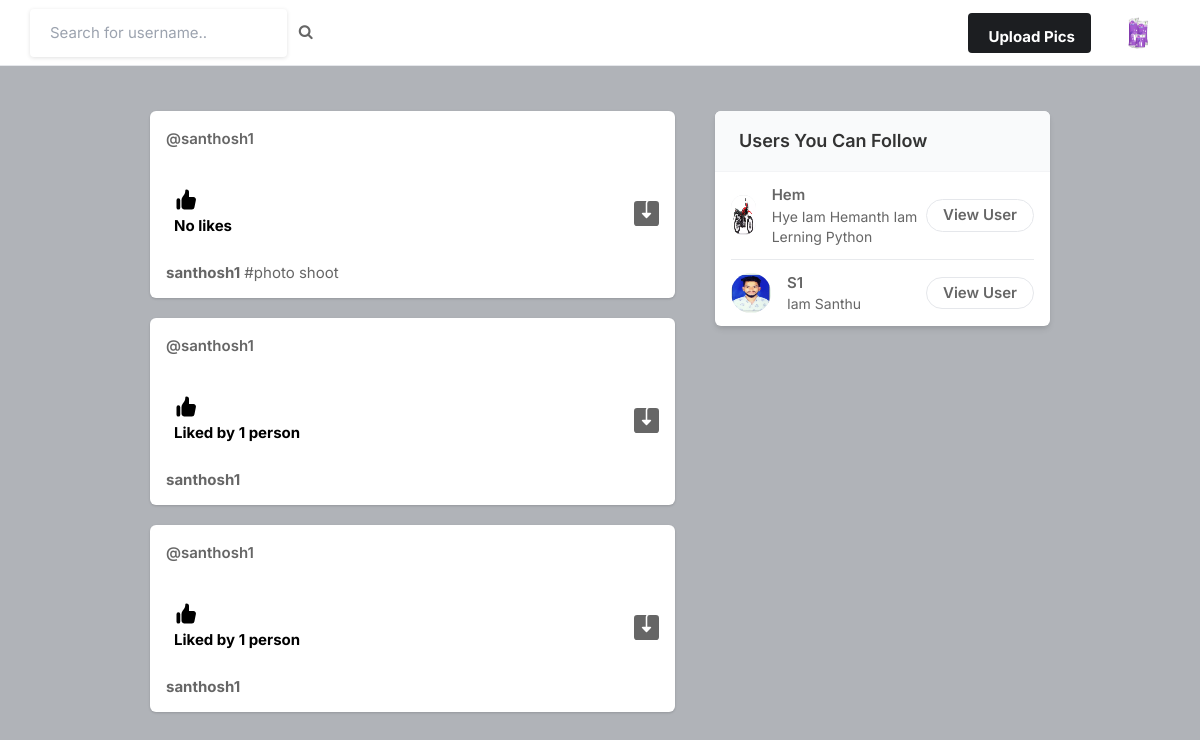
The page / (signed in) on the database its author committed.
### chat_app/models.py (models this page shows, shortened)
class Profile(models.Model):
    user = models.ForeignKey(User, on_delete=models.CASCADE)
    id_user = models.IntegerField()
    bio = models.TextField(blank=True)
    profileimg = models.ImageField(upload_to='profile_images', default='blank-profile-picture.png')
    location = models.CharField(max_length=100, blank=True)

class Post(models.Model):
    id = models.UUIDField(primary_key=True, default=uuid.uuid4)
    user = models.CharField(max_length=100)
    image = models.ImageField(upload_to='post_images')
    caption = models.TextField()
    created_at = models.DateTimeField(default=datetime.now)
    no_of_likes = models.IntegerField(default=0)

### chat_app/views.py (the view)
# urls.py: path('', views.index, name='index'),
@login_required(login_url='signin')
def index(request):
    user_object = User.objects.get(username=request.user.username)
    user_profile = Profile.objects.get(user=user_object)
    user_following_list = []
    feed = []
    user_following = FollowersCount.objects.filter(follower=request.user.username)
    for users in user_following:
        user_following_list.append(users.user)
    for usernames in user_following_list:
        feed_lists = Post.objects.filter(user=usernames)
        feed.append(feed_lists)
    feed_list = list(chain(*feed))
    all_users = User.objects.all()
    user_following_all = []
    for user in user_following:
        user_list = User.objects.get(username=user.user)
        user_following_all.append(user_list)
    new_suggestions_list = [x for x in list(all_users) if (x not in list(user_following_all))]
    current_user = User.objects.filter(username=request.user.username)
    final_suggestions_list = [x for x in list(new_suggestions_list) if (x not in list(current_user))]
    random.shuffle(final_suggestions_list)
    username_profile = []
    username_profile_list = []
    for users in final_suggestions_list:
        username_profile.append(users.id)
    for ids in username_profile:
        profile_lists = Profile.objects.filter(id_user=ids)
        username_profile_list.append(profile_lists)
    suggestions_username_profile_list = list(chain(*username_profile_list))
    return render(request, 'index.html', {'user_profile': user_profile, 'posts': feed_list,
                                          'suggestions_username_profile_list': suggestions_username_profile_list[:4]})

### templates/index.html (shortened to what this page needs)
{% load static %}
<!DOCTYPE html>
<html lang="en">
<head>
    <link rel="stylesheet" href="{% static 'assets/css/icons.css' %}">
    <link rel="stylesheet" href="{% static 'assets/css/uikit.css' %}">
    <link rel="stylesheet" href="{% static 'assets/css/style.css' %}">
    <link rel="stylesheet" href="{% static 'assets/css/tailwind.css' %}">
    <link rel="stylesheet" href="https://cdnjs.cloudflare.com/ajax/libs/font-awesome/4.7.0/css/font-awesome.min.css">
</head>
<body>
            <header>
                <div class="header_inner">
                    <form action="/search" method="POST">
                    <div class="left-side">
                            <input type="text" name="username" placeholder="Search for username..">&nbsp; &nbsp;
                            <button type="submit"><i class="fa fa-search fa-1x"></i></button>
                    </div>
                    </form>
                    <div class="right-side lg:pr-4">
                        <a href="#"
                            class="bg-pink-500 flex font-bold hidden hover:bg-pink-600 hover:text-white inline-block items-center lg:block max-h-10 mr-4 px-4 py-2 rounded shado text-white">
                              Upload Pics
                        </a>
                        <a href="#">
                            <img src="{{user_profile.profileimg.url}}" class="header-avatar" alt="">
                        </a>
                    </div>
                </div>
            </header>
            <div class="container m-auto">
                <div class="lg:flex justify-center lg:space-x-10 lg:space-y-0 space-y-5">
                    <div class="space-y-5 flex-shrink-0 lg:w-7/12">
                        {% for post in posts reversed %}
                        <div class="bg-white shadow rounded-md  -mx-2 lg:mx-0">
                            <div class="flex justify-between items-center px-4 py-3">
                                <div class="flex flex-1 items-center space-x-4">
                                    <span class="block font-semibold "><a href="/profile/{{post.user}}">@{{post.user}}</a></span>
                                </div>
                              <div>
                                <a href="#"> <i class="icon-feather-more-horizontal text-2xl hover:bg-gray-200 rounded-full p-2 transition -mr-1 "></i> </a>
                              </div>
                            </div>
                            <div class="py-3 px-4 space-y-3">
                                <div class="flex space-x-4 lg:font-bold">
                                    <a href="/like-post?post_id={{post.id}}" class="flex items-center space-x-2">
                                        <div class="p-2 rounded-full text-black">
                                            {% if post.no_of_likes == 0 %}
                                            <p>No likes</p>
                                            {% elif post.no_of_likes == 1 %}
                                            <p>Liked by {{post.no_of_likes}} person</p>
                                            {% else %}
                                            <p>Liked by {{post.no_of_likes}} people</p>
                                            {% endif %}
                                        </div>
                                    </a>
                                    <a href="{{post.image.url}}" class="flex items-center space-x-2 flex-1 justify-end" download>
                                    </a>
                                </div>
                                <p>
                                    <a href="/profile/{{post.user}}"><strong>{{post.user}}</strong></a> {{post.caption}}
                                </p>
                            </div>
                        </div>
                        {% endfor %}
                    </div>
                    <div class="lg:w-5/12">
                        <div class="bg-white  shadow-md rounded-md overflow-hidden">
                            <div class="bg-gray-50  border-b border-gray-100 flex items-baseline justify-between py-4 px-6 ">
                                <h2 class="font-semibold text-lg">Users You Can Follow</h2>
                            </div>
                            <div class="divide-gray-300 divide-gray-50 divide-opacity-50 divide-y px-4 ">
                                {% for suggestion in suggestions_username_profile_list %}
                                <div class="flex items-center justify-between py-3">
                                    <div class="flex flex-1 items-center space-x-4">
                                        <a href="/profile/{{suggestion.user}}">
                                            <img src="{{suggestion.profileimg.url}}" class="bg-gray-200 rounded-full w-10 h-10">
                                        </a>
                                        <div class="flex flex-col">
                                            <span class="block capitalize font-semibold"> {{suggestion.user}} </span>
                                            <span class="block capitalize text-sm"> {{suggestion.bio}} </span>
                                        </div>
                                    </div>
                                    <a href="/profile/{{suggestion.user}}" class="border border-gray-200 font-semibold px-4 py-1 rounded-full hover:bg-pink-600 hover:text-white hover:border-pink-600 "> View User </a>
                                </div>
                                {% endfor %}
                            </div>
                        </div>
                    </div>
                </div>
            </div>
</body>
</html>

### static/assets/css/style.css (style rules this page uses)
body { background-color: #B0B3B8!important; }
button { vertical-align: middle; }
input { height: 48px; line-height: 48px; padding: 0 20px; outline: none; font-size: 15px; color: #808080; max-width: 100%; width: 100%; -webkit-box-sizing: border-box; box-sizing: border-box; display: block; font-weight: 400; opacity: 1; border-radius: 4px; border: none; -webkit-box-shadow: 0 1px 4px 0px rgba(0, 0, 0, 0.12); box-shadow: 0 1px 4px 0px rgba(0, 0, 0, 0.12); }
input[type="text"], input[type="password"], input[type="email"], input[type="number"] { height: 48px; line-height: 48px; padding: 0 20px; outline: none; font-size: 15px; color: #808080; max-width: 100%; width: 100%; -webkit-box-sizing: border-box; box-sizing: border-box; display: block; font-weight: 400; opacity: 1; border-radius: 4px; border: none; -webkit-box-shadow: 0 1px 4px 0px rgba(0, 0, 0, 0.12); box-shadow: 0 1px 4px 0px rgba(0, 0, 0, 0.12); }
input { -webkit-transition: all 0.1s ease-in-out; transition: all 0.1s ease-in-out; }
::placeholder { color: #808080; opacity: 1; }
button { border: none; margin: 0; padding: 0; width: auto; overflow: visible; background: transparent; color: inherit; font: inherit; line-height: normal; cursor: pointer; }
a { color: #be185d; -webkit-transition: 0.3s; transition: 0.3s; outline: none !important; }
button { outline: none !important; }
img { max-width: 100%; }
body { color: #666; font-size: 15px; line-height: 27px; background-color: #f0f2f5; font-family: "Inter", sans-serif; text-transform: none; }
body p { font-size: 15px; line-height: 27px; }
h1, h2, h3, h4, h5, h6 { font-family: "Inter", sans-serif; text-transform: none; }
input[type="text"], input[type="password"], input[type="email"] { font-family: "Inter", sans-serif; text-transform: none; }
button, body .pac-container { font-family: "Inter", sans-serif; text-transform: none; }
h1, h2, h3, h4, h5, h6 { color: #333; font-weight: 500; margin: 0; padding: 0; }
h2 { font-size: 26px; }
b, strong { font-weight: 700 !important; }
@media (min-width: 1024px) { .container { max-width: 900px !important; padding-top: 45px; } }
header { background-color: #fff; left: 0; right: 0; top: 0; z-index: 99; height: 66px; display: -webkit-box; display: -ms-flexbox; display: flex; -webkit-box-align: center; -ms-flex-align: center; align-items: center; border-bottom: 1px solid #e5e7eb; }
header .header_inner { display: -webkit-box; display: -ms-flexbox; display: flex; -webkit-box-align: center; -ms-flex-align: center; align-items: center; max-width: 1090px; margin: auto; width: 100%; max-width: 100% !important; padding: 0 30px; }
header .header_inner .left-side { display: -webkit-box; display: -ms-flexbox; display: flex; -webkit-box-align: center; -ms-flex-align: center; align-items: center; }
header .header_inner .right-side { display: -webkit-box; display: -ms-flexbox; display: flex; -webkit-box-align: center; -ms-flex-align: center; align-items: center; -webkit-box-pack: end; -ms-flex-pack: end; justify-content: flex-end; margin-left: auto; }
header .header_inner .right-side .header-avatar { width: 32px; height: 32px; border-radius: 100%; margin-left: 15px; }

### rows shown on the page
Profile: profileimg (picture)
Post: user "santhosh1", no_of_likes "No likes", caption "#photo shoot"
Post: user "santhosh1", no_of_likes "1"
Post: user "santhosh1", no_of_likes "1"
Profile: profileimg (picture), user "Hem", bio "Hye Iam Hemanth Iam Lerning Python"
Profile: profileimg (picture), user "S1", bio "Iam Santhu"
